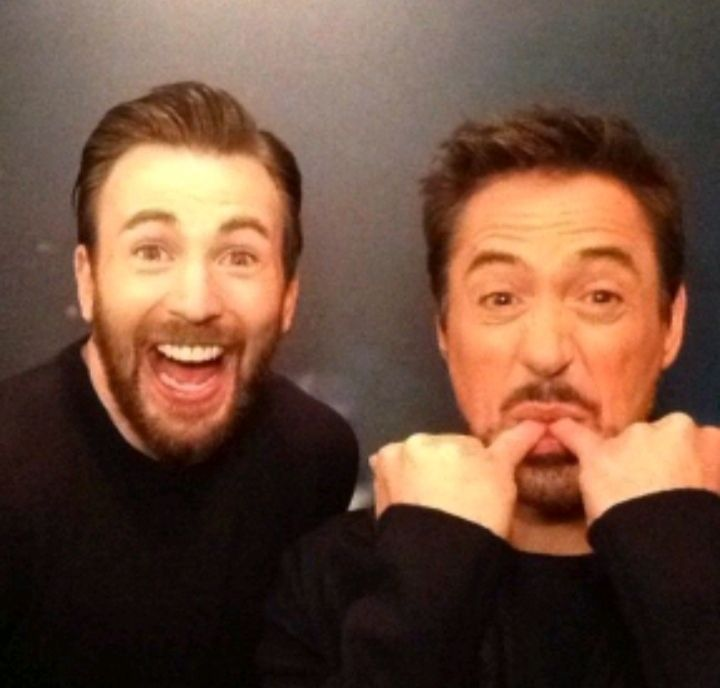
#> input picture Face Detector app/Image/rbt2.jfif, 720 x 688 px
$ python facedetector.py
#> lines starting #> are read from the running program, lines starting #| are printed output that depends on the picture; after the words box and inside, x2 and y2 are one past the last pixel; in counts of white or black regions, pixels touching at a corner belong together
import cv2
from random import randrange

# Load some pretrained data on frontal faces from open cv (haar cascade algo)
trained_face_data = cv2.CascadeClassifier('haarcascade_frontalface_default.xml')


# Choose an image to detect faces in
# img = cv2.imread('rbt.png')
img = cv2.imread('rbt2.jfif')
#> img is the input picture: shape (688, 720, 3); mean B, G, R 60.5, 78.4, 110.2
# img = cv2.imread('grp.jpg')

# Converting the color image into grayscale image
grayscale_img = cv2.cvtColor(img, cv2.COLOR_BGR2GRAY)
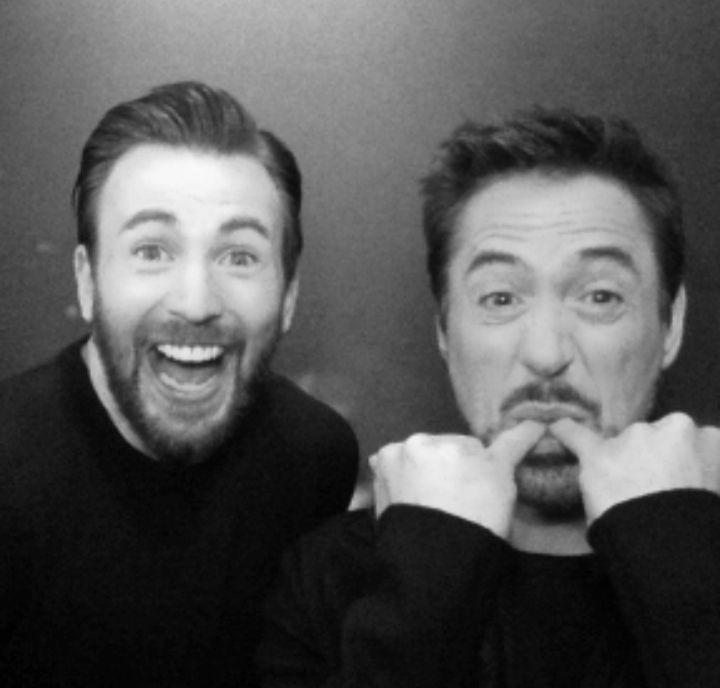
#> grayscale_img: shape (688, 720); min 0, max 249, mean 85.9

# Detect faces
face_coordinates = trained_face_data.detectMultiScale(grayscale_img)
#> face_coordinates = [[59, 145, 268, 268], [406, 183, 278, 278]]

# Draw rectanles around the face
for (x, y, w, h) in face_coordinates:
    cv2.rectangle(img, (x,y), (x+w, y+h), (randrange(128,256), randrange(128,256), randrange(128,256)), 5)
#> this loop made 2 passes
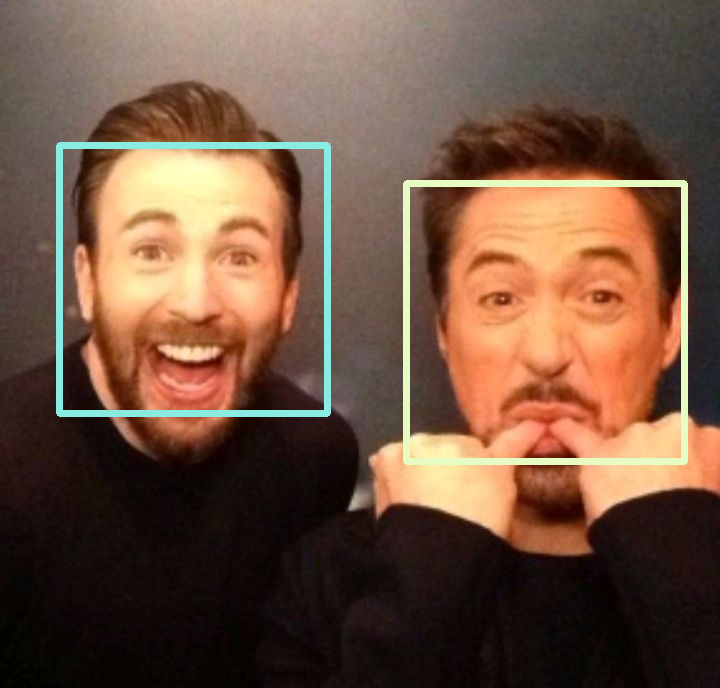
#> img: shape (688, 720, 3); 3.08% of pixels changed, all inside (x1, y1, x2, y2) = (56, 142, 688, 465)


# Display the selected image
cv2.imshow('Face Detector', img)

# It keeps the image box open until a key id pressed
cv2.waitKey()


print("Code Ended")

$ run again, with Face Detector app/Image/rbt.png saved as Face Detector app/Image/rbt2.jfif
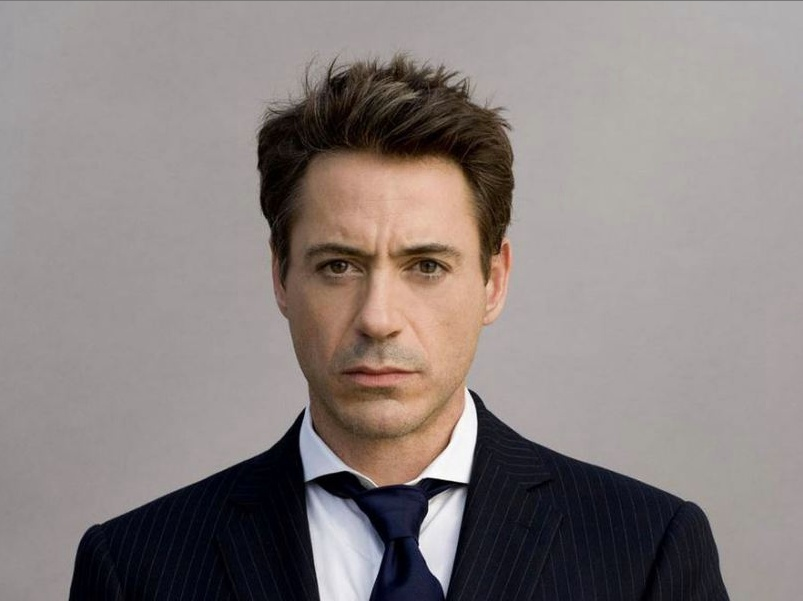
#> input picture Face Detector app/Image/rbt.png, 803 x 601 px
#> img is the input picture: shape (601, 803, 3); mean B, G, R 127.3, 129, 137.6
#> `grayscale_img = cv2.cvtColor(img, cv2.COLOR_BGR2GRAY)`:
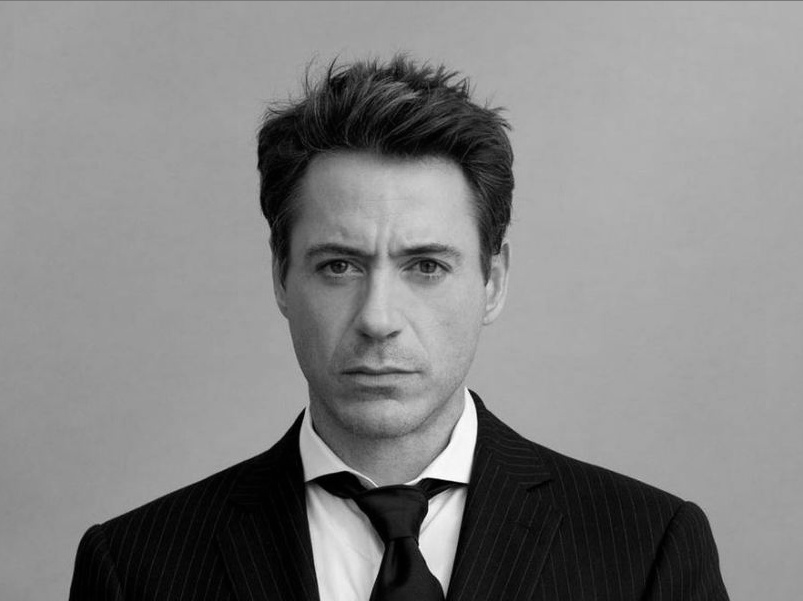
#> grayscale_img: shape (601, 803); min 0, max 255, mean 131.5
#> face_coordinates = [[250, 166, 262, 262]]
#> the loop `for (x, y, w, h) in face_coordinates:` made 1 pass
#> after the loop `for (x, y, w, h) in face_coordinates:`:
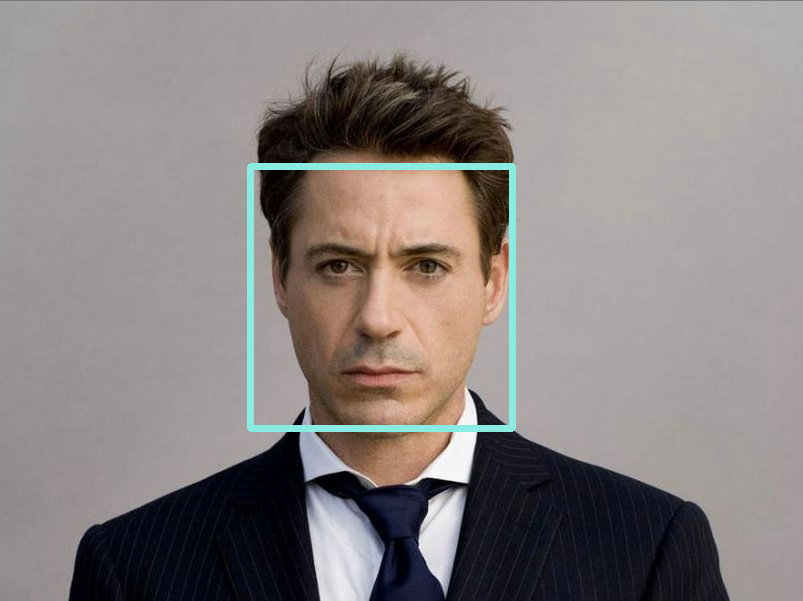
#> img: shape (601, 803, 3); 1.52% of pixels changed, all inside (x1, y1, x2, y2) = (247, 163, 516, 432)

$ run again, with Face Detector app/Image/grp.jpg saved as Face Detector app/Image/rbt2.jfif
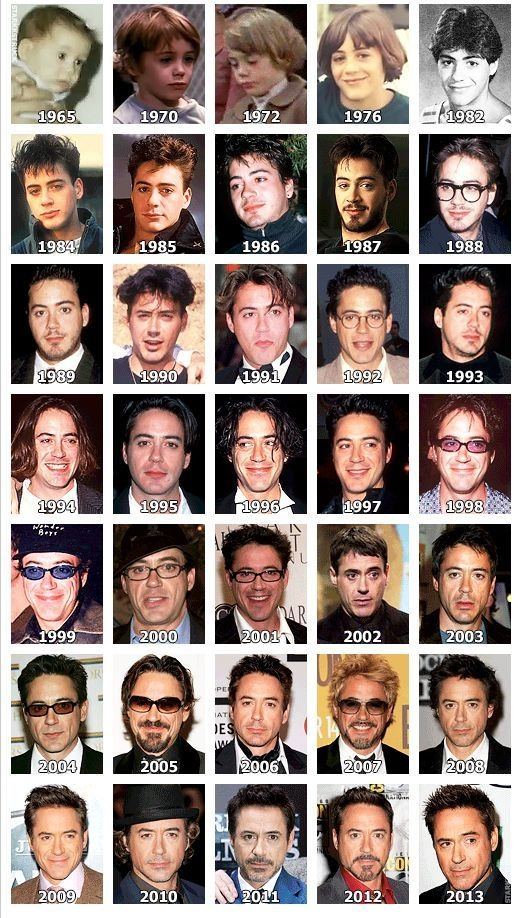
#> input picture Face Detector app/Image/grp.jpg, 518 x 918 px
#> img is the input picture: shape (918, 518, 3); mean B, G, R 123.4, 130.6, 148.7
#> `grayscale_img = cv2.cvtColor(img, cv2.COLOR_BGR2GRAY)`:
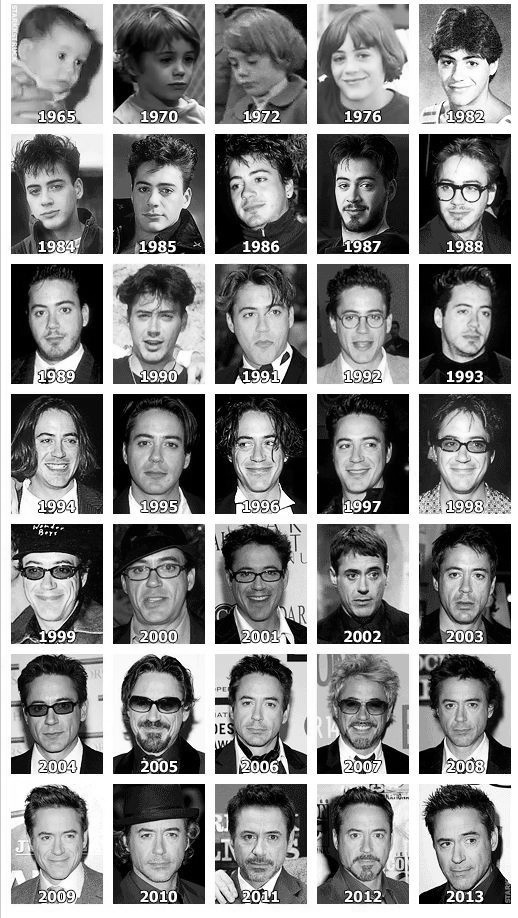
#> grayscale_img: shape (918, 518); min 0, max 255, mean 135.2
#> face_coordinates = 34 rows, first 6: [8, 835, 27, 27], [325, 161, 60, 60], [225, 418, 65, 65], [325, 419, 67, 67], [148, 35, 63, 63], [428, 38, 61, 61]
#> the loop `for (x, y, w, h) in face_coordinates:` made 34 passes
#> after the loop `for (x, y, w, h) in face_coordinates:`:
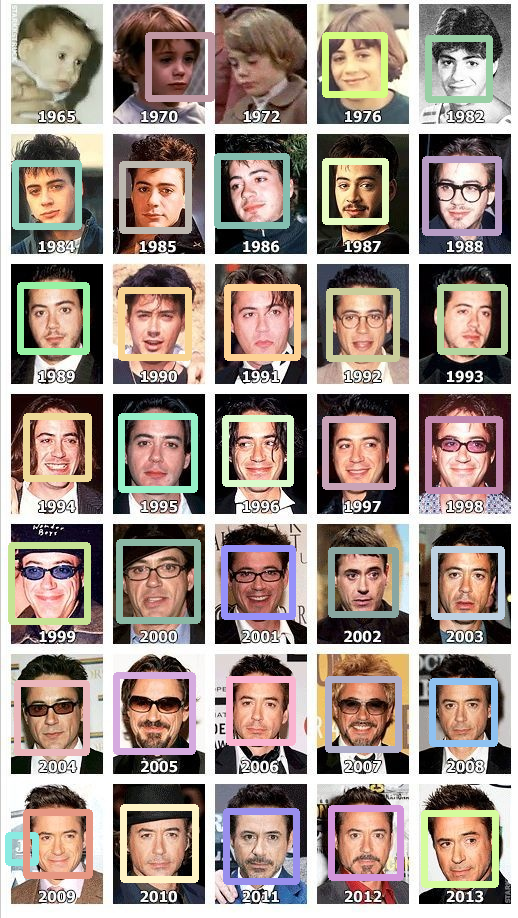
#> img: shape (918, 518, 3); 13.09% of pixels changed, all inside (x1, y1, x2, y2) = (5, 32, 508, 888)
